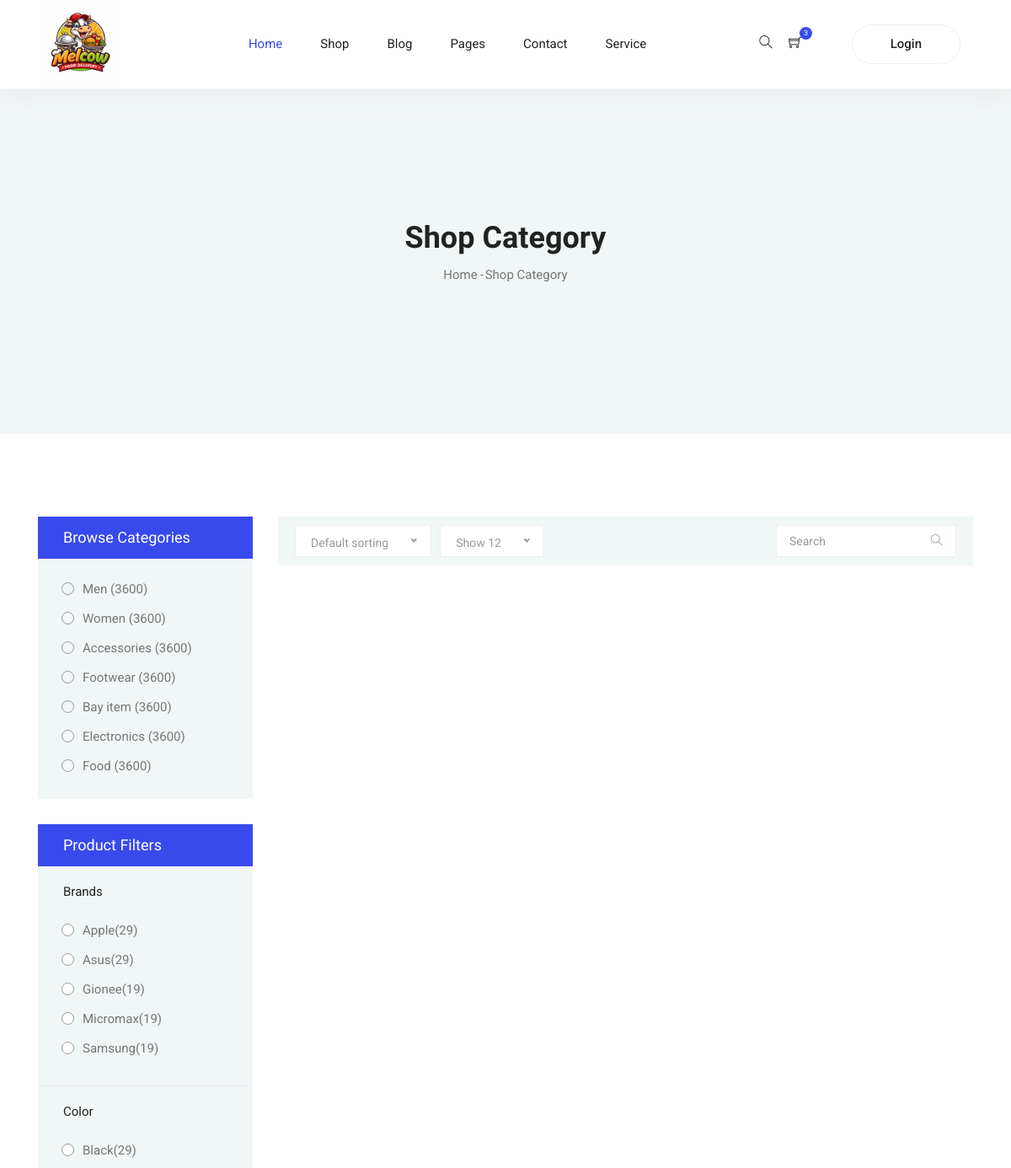
Page /userapp/single_restaurant_page/KFC/ (upper part) on the earlier database version.
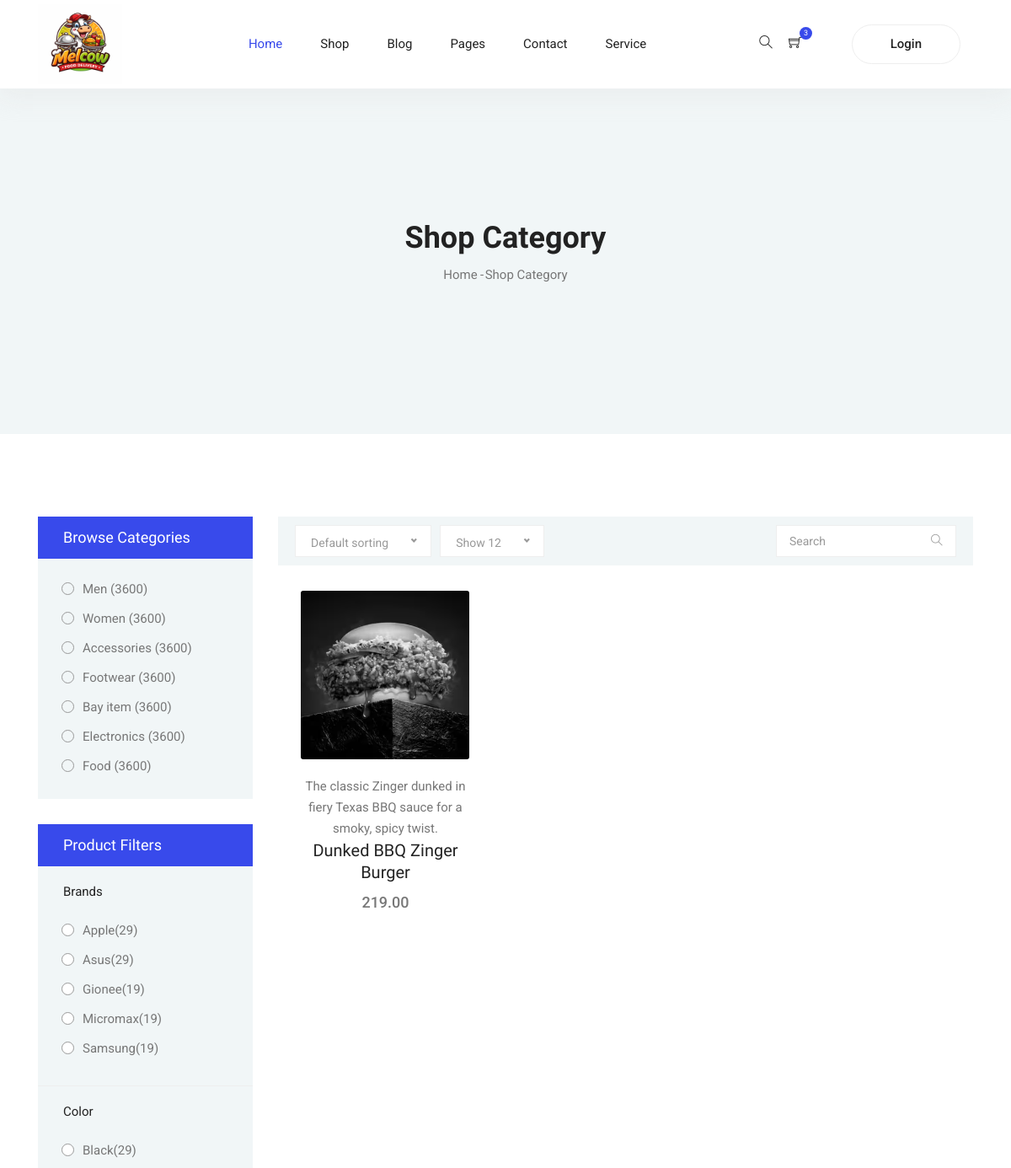
Same page on the later database version.
### mainapp/models.py (models this page shows, shortened)
class dishesDb(models.Model):
    name=models.CharField(max_length=100)
    description=models.TextField()
    price=models.DecimalField(max_digits=10, decimal_places=2)
    food_type=models.CharField(max_length=100)
    restaurant=models.CharField(max_length=100)
    dish_image=models.ImageField(upload_to='dish_images/')
    veg_nonveg=models.CharField(max_length=10,default='veg')

### userapp/views.py (the view)
# urls.py: path('single_restaurant_page/<rst_name>/',views.single_restaurant_page,name='single_restaurant_page'),
def single_restaurant_page(request,rst_name):
    dishes=dishesDb.objects.filter(restaurant=rst_name)
    return render(request,'single_rest.html',{"dishes":dishes})

### userapp/templates/single_rest.html (shortened to what the changed rows need)
{% extends "index.html" %}
{% block content %}
<section class="blog-banner-area" id="category">
		<div class="container h-100">
			<div class="blog-banner">
				<div class="text-center">
					<h1>Shop Category</h1>
				</div>
			</div>
    </div>
	</section>
  <section class="section-margin--small mb-5">
    <div class="container">
      <div class="row">
        <div class="col-xl-9 col-lg-8 col-md-7">
          <section class="lattest-product-area pb-40 category-list">
            <div class="row">
                {% for dish in dishes %}
              <div class="col-md-6 col-lg-4">
                <div class="card text-center card-product">
                  <div class="card-product__img">
                    <img class="card-img" src="{{ dish.dish_image.url }}" alt=""
                     style="height: 200px; width: 200px;">
                  </div>
                  <div class="card-body">
                    <p>{{dish.description}}</p>
                    <h4 class="card-product__title"><a href="{% url 'single_dish_page' dish_id=dish.id %}">{{dish.name}}</a></h4>
                    <p class="card-product__price">{{dish.price}}</p>
                  </div>
                </div>
              </div>
              {% endfor%}
            </div>
          </section>
        </div>
      </div>
    </div>
  </section>
{% endblock %}

Differences in the rows shown:
added dishesDb: dish_image (picture), description "The classic Zinger dunked in fiery Texas BBQ sauce for a smoky, spicy twist.", name "Dunked BBQ Zinger Burger", price "219.00"
